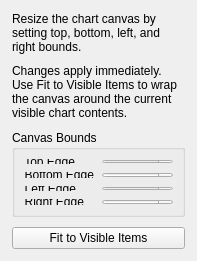
<?xml version="1.0" encoding="UTF-8"?>
<ui version="4.0">
 <class>ResizeDialog</class>
 <widget class="QDockWidget" name="ResizeDialog">
  <property name="geometry">
   <rect>
    <x>0</x>
    <y>0</y>
    <width>183</width>
    <height>177</height>
   </rect>
  </property>
  <property name="windowTitle">
   <string>Resize Canvas</string>
  </property>
  <widget class="QWidget" name="dockWidgetContents">
   <layout class="QVBoxLayout" name="verticalLayout">
    <property name="leftMargin">
     <number>12</number>
    </property>
    <property name="topMargin">
     <number>12</number>
    </property>
    <property name="rightMargin">
     <number>12</number>
    </property>
    <property name="bottomMargin">
     <number>12</number>
    </property>
    <property name="spacing">
     <number>10</number>
    </property>
    <item>
     <widget class="QLabel" name="summaryLabel">
      <property name="wordWrap">
       <bool>true</bool>
      </property>
      <property name="text">
       <string>Resize the chart canvas by setting top, bottom, left, and right bounds.</string>
      </property>
     </widget>
    </item>
    <item>
     <widget class="QLabel" name="resizeHintLabel">
      <property name="dockHint" stdset="0">
       <bool>true</bool>
      </property>
      <property name="wordWrap">
       <bool>true</bool>
      </property>
      <property name="text">
       <string>Changes apply immediately. Use Fit to Visible Items to wrap the canvas around the current visible chart contents.</string>
      </property>
     </widget>
    </item>
    <item>
     <widget class="QGroupBox" name="boundsGroup">
      <property name="title">
       <string>Canvas Bounds</string>
      </property>
      <layout class="QFormLayout" name="formLayout">
       <property name="horizontalSpacing">
        <number>8</number>
       </property>
       <property name="verticalSpacing">
        <number>8</number>
       </property>
       <item row="0" column="0">
       <widget class="QLabel" name="label">
        <property name="text">
          <string>Top Edge</string>
        </property>
         <property name="alignment">
          <set>Qt::AlignRight|Qt::AlignTrailing|Qt::AlignVCenter</set>
         </property>
        </widget>
       </item>
       <item row="0" column="1">
        <widget class="QSpinBox" name="topBox">
         <property name="minimum">
          <number>-999999999</number>
         </property>
         <property name="maximum">
          <number>999999999</number>
         </property>
         <property name="singleStep">
          <number>50</number>
         </property>
        </widget>
       </item>
       <item row="1" column="0">
       <widget class="QLabel" name="label_2">
        <property name="text">
          <string>Bottom Edge</string>
        </property>
         <property name="alignment">
          <set>Qt::AlignRight|Qt::AlignTrailing|Qt::AlignVCenter</set>
         </property>
        </widget>
       </item>
       <item row="1" column="1">
        <widget class="QSpinBox" name="bottomBox">
         <property name="minimum">
          <number>-999999999</number>
         </property>
         <property name="maximum">
          <number>999999999</number>
         </property>
         <property name="singleStep">
          <number>50</number>
         </property>
        </widget>
       </item>
       <item row="2" column="0">
       <widget class="QLabel" name="label_3">
        <property name="text">
          <string>Left Edge</string>
        </property>
         <property name="alignment">
          <set>Qt::AlignRight|Qt::AlignTrailing|Qt::AlignVCenter</set>
         </property>
        </widget>
       </item>
       <item row="2" column="1">
        <widget class="QSpinBox" name="leftBox">
         <property name="minimum">
          <number>-999999999</number>
         </property>
         <property name="maximum">
          <number>999999999</number>
         </property>
         <property name="singleStep">
          <number>50</number>
         </property>
        </widget>
       </item>
       <item row="3" column="0">
       <widget class="QLabel" name="label_4">
        <property name="text">
          <string>Right Edge</string>
        </property>
         <property name="alignment">
          <set>Qt::AlignRight|Qt::AlignTrailing|Qt::AlignVCenter</set>
         </property>
        </widget>
       </item>
       <item row="3" column="1">
        <widget class="QSpinBox" name="rightBox">
         <property name="minimum">
          <number>-999999999</number>
         </property>
         <property name="maximum">
          <number>999999999</number>
         </property>
         <property name="singleStep">
          <number>50</number>
         </property>
        </widget>
       </item>
      </layout>
     </widget>
    </item>
    <item>
     <widget class="QPushButton" name="clampButton">
      <property name="text">
       <string>Fit to Visible Items</string>
      </property>
      <property name="toolTip">
       <string>Resize the canvas to the bounds of the visible enabled items, with a small safety border.</string>
      </property>
     </widget>
    </item>
   </layout>
  </widget>
 </widget>
 <resources>
  <include location="../crochet.qrc"/>
 </resources>
 <connections/>
</ui>
